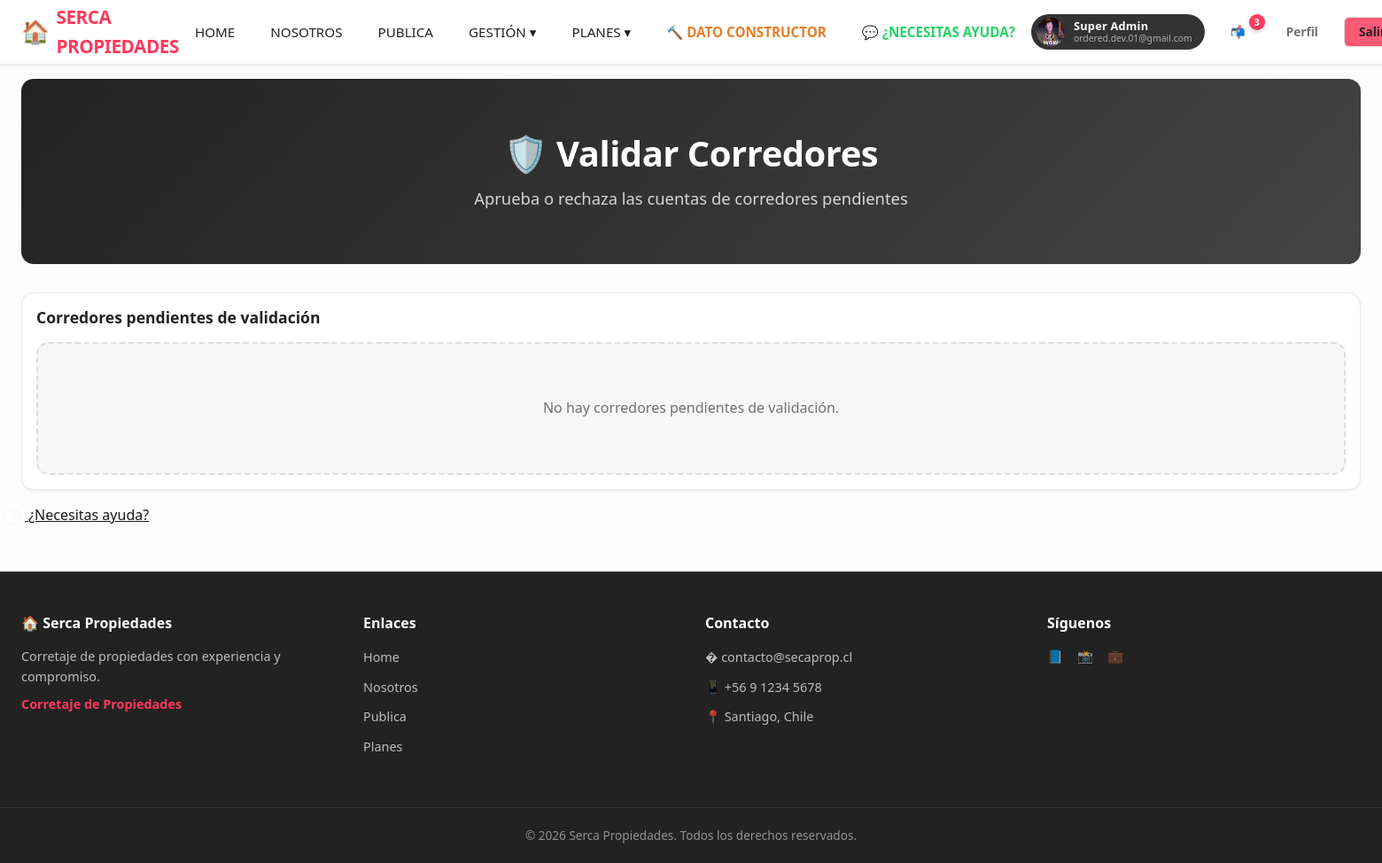
/validar-corredores/ (signed in), run on the app's committed database.
### a00seg/models.py (models this page shows, shortened)
class User(AbstractUser):
    ROL_CHOICES = [
        ("superadmin", "Superadmin"),
        ("gerente", "Gerente"),
        ("corredor", "Corredor"),
        ("base", "Usuario Base"),
    ]
    rol = models.CharField(max_length=20, choices=ROL_CHOICES, default="base", verbose_name="Rol")
    dni = models.CharField(max_length=20, unique=True, blank=True, null=True, verbose_name="RUT/DNI")
    cel_phone = models.CharField(max_length=20, blank=True, verbose_name="Teléfono celular")
    foto = models.ImageField(
        upload_to="usuarios/",
        blank=True,
        null=True,
        verbose_name="Foto",
    )
    domicilio = models.CharField(max_length=255, blank=True, verbose_name="Domicilio")
    curriculo = models.TextField(blank=True, verbose_name="Currículo")
    comuna = models.ForeignKey(
        Comuna, on_delete=models.SET_NULL, blank=True, null=True, verbose_name="Comuna"
    )
    valido_por = models.ForeignKey(
        "self",
        on_delete=models.SET_NULL,
        blank=True,
        null=True,
        verbose_name="Validado por",
        related_name="usuarios_validados",
    ) # Permite acceder a los usuarios validados por un usuario con user.usuarios_validados.all()
    email_confirmado = models.BooleanField(default=False, verbose_name="Email confirmado") # Permite filtrar usuarios con email confirmado usando User.objects.filter(email_confirmado=True)
    class Meta:
        verbose_name = "Usuario"
        verbose_name_plural = "Usuarios"

### a00seg/views.py (the view, shortened to what this page needs)
# urls.py: path('validar-corredores/', views.validar_corredores_view, name='validar_corredores'),
@login_required
def validar_corredores_view(request):
    if request.user.rol not in ("superadmin", "gerente"):
        messages.error(request, "No tienes permisos para validar corredores.")
        return redirect("home")
    corredores_pendientes = User.objects.filter(rol="corredor", valido_por__isnull=True, is_active=True)
    return render(request, "validar_corredores.html", {
        "corredores_pendientes": corredores_pendientes,
    })

### a00seg/context_processors.py (called while the page is built)
def site_info(request):
    context = {
        "site_name": "Serca Propiedades",
        "site_slogan": "Corretaje de Propiedades",
        "funcionarios": Funcionario.objects.filter(is_active=True),
    }
    if request.user.is_authenticated:
        context["cdc_no_leidos"] = Communication.objects.filter(
            recipient=request.user, is_read=False, is_deleted=False
        ).count()
    else:
        context["cdc_no_leidos"] = 0
    return context

### templates/validar_corredores.html
{% extends "base.html" %}
{% block content %}
<div class="hero-modern">
    <h1>🛡️ Validar Corredores</h1>
    <p>Aprueba o rechaza las cuentas de corredores pendientes</p>
</div>
<div class="card-modern">
    <div class="card-modern-body">
        <div class="card-modern-title" style="font-size:1.1rem;margin-bottom:16px;">Corredores pendientes de validación</div>
        {% for c in corredores_pendientes %}
        <div style="padding:14px 0;border-bottom:1px solid var(--ds-border-light);display:flex;justify-content:space-between;align-items:center;flex-wrap:wrap;gap:8px;">
            <div>
                <strong>{{ c.get_full_name|default:c.username }}</strong>
                <div style="font-size:0.85rem;color:var(--ds-text-secondary);margin-top:4px;">📧 {{ c.email }} · 📱 {{ c.cel_phone|default:"-" }} · 🆔 {{ c.dni|default:"-" }}</div>
            </div>
            <form method="POST" style="display:flex;gap:6px;">
                {% csrf_token %}
                <input type="hidden" name="corredor_id" value="{{ c.id }}">
                <button type="submit" name="accion" value="validar" class="btn btn-success btn-sm">✅ Validar</button>
                <button type="submit" name="accion" value="rechazar" class="btn btn-danger btn-sm">❌ Rechazar</button>
            </form>
        </div>
        {% empty %}
        <div class="empty-state-modern">No hay corredores pendientes de validación.</div>
        {% endfor %}
    </div>
</div>
{% endblock %}

### templates/base.html (shortened to what this page needs)
{% load static %}
<!DOCTYPE html>
<html lang="es">
<head>
    <link rel="stylesheet" href="https://cdn.jsdelivr.net/npm/bootstrap-icons@1.11.3/font/bootstrap-icons.min.css">
    <link href="https://cdn.jsdelivr.net/npm/bootstrap@5.3.3/dist/css/bootstrap.min.css" rel="stylesheet">
    <link rel="stylesheet" href="{% static 'css/design-system.css' %}">
    <link rel="stylesheet" href="{% static 'css/style.css' %}">
</head>
<body>
    <nav class="navbar-modern">
        <div class="nav-container">
            <a href="{% url 'home' %}" class="nav-logo">
                <span style="font-size:1.6rem;">🏠</span>
                {{ site_name }}
            </a>
            <div class="nav-menu" id="navMenuModern">
                <a href="{% url 'home' %}" class="nav-link">Home</a>
                <a href="{% url 'nosotros' %}" class="nav-link">Nosotros</a>
                {% if user.is_authenticated %}
                    <a href="{% url 'publica' %}" class="nav-link">Publica</a>
                    <div class="nav-dropdown">
                        <a href="{% url 'gestion' %}" class="nav-link dropdown-trigger">Gestión ▾</a>
                    </div>
                {% else %}
                    <a href="{% url 'publica' %}?next=/login/" class="nav-link">Publica</a>
                {% endif %}
                <div class="nav-dropdown">
                    <a href="{% url 'planes' %}" class="nav-link dropdown-trigger">Planes ▾</a>
                </div>
                <a href="{% url 'lista_servicios' %}" class="nav-link" style="color:#e67e22;font-weight:700;">🔨 Dato Constructor</a>
                <a href="https://wa.me/56936916684?text=Hola!%20Tengo%20una%20consulta%20sobre%20SercaProp" target="_blank" class="nav-link" style="color:#25D366;font-weight:600;">💬 ¿Necesitas ayuda?</a>
            </div>
            <div class="nav-actions">
                {% if user.is_authenticated %}
                    <span id="navUserBadge">
                        {% if user.foto %}
                        <span class="navUserBadge-avatar" style="background-image:url('{{ user.foto.url }}');"></span>
                        {% endif %}
                        <span class="navUserBadge-text">
                            <span class="navUserBadge-name">{{ user.get_full_name|default:user.username }}</span>
                            <span class="navUserBadge-email">{{ user.email }}</span>
                        </span>
                    </span>
                    <a href="{% url 'centro_comunicaciones' %}" class="btn btn-ghost btn-sm" style="position:relative;">
                        📬
                        {% if cdc_no_leidos > 0 %}
                        <span style="position:absolute;top:-4px;right:-6px;background:var(--ds-primary);color:white;font-size:0.65rem;font-weight:700;width:18px;height:18px;border-radius:50%;display:flex;align-items:center;justify-content:center;box-shadow:0 2px 4px rgba(0,0,0,0.2);">
                            {{ cdc_no_leidos }}
                        </span>
                        {% endif %}
                    </a>
                    <a href="{% url 'perfil' %}" class="btn btn-ghost btn-sm">Perfil</a>
                    <a href="{% url 'logout' %}" class="btn btn-outline btn-sm">Salir</a>
                {% else %}
                    <a href="{% url 'login' %}" class="btn btn-ghost btn-sm">Ingresar</a>
                    <a href="{% url 'registro' %}" class="btn btn-primary btn-sm">Regístrate</a>
                {% endif %}
            </div>
        </div>
    </nav>
    <main style="max-width:1920px;margin:0 auto;padding:16px 24px;width:100%;">
        {% block content %}{% endblock %}
    </main>
    <a href="https://wa.me/56936916684?text=Hola!%20Tengo%20una%20consulta%20sobre%20SercaProp"
       class="whatsapp-float"
       target="_blank"
       rel="noopener noreferrer"
       aria-label="Contactar por WhatsApp">
        <span class="whatsapp-float-tooltip">¿Necesitas ayuda?</span>
    </a>
    <footer class="footer-modern">
        <div class="footer-modern-container">
            <div>
                <h3>🏠 {{ site_name }}</h3>
                <p style="font-size:0.9rem;color:rgba(255,255,255,0.7);margin-bottom:8px;">
                    Corretaje de propiedades con experiencia y compromiso.
                </p>
                <p style="font-weight:600;color:var(--ds-primary);font-size:0.9rem;">{{ site_slogan }}</p>
            </div>
            <div>
                <h4>Enlaces</h4>
                <ul>
                    <li><a href="{% url 'home' %}">Home</a></li>
                    <li><a href="{% url 'nosotros' %}">Nosotros</a></li>
                    <li><a href="{% url 'publica' %}">Publica</a></li>
                    <li><a href="{% url 'planes' %}">Planes</a></li>
                </ul>
            </div>
            <div>
                <h4>Contacto</h4>
                <ul>
                    <li><span style="color:rgba(255,255,255,0.7);font-size:0.9rem;">� contacto@secaprop.cl</span></li>
                    <li><span style="color:rgba(255,255,255,0.7);font-size:0.9rem;">📱 +56 9 1234 5678</span></li>
                    <li><span style="color:rgba(255,255,255,0.7);font-size:0.9rem;">📍 Santiago, Chile</span></li>
                </ul>
            </div>
            <div>
                <h4>Síguenos</h4>
                <div style="display:flex;gap:16px;font-size:1.5rem;">
                    <a href="#" aria-label="Facebook">📘</a>
                    <a href="#" aria-label="Instagram">📸</a>
                    <a href="#" aria-label="LinkedIn">💼</a>
                </div>
            </div>
        </div>
        <div class="footer-modern-bottom">
            &copy; {% now "Y" %} {{ site_name }}. Todos los derechos reservados.
        </div>
    </footer>
</body>
</html>

### static/css/style.css (style rules this page uses)
* { margin: 0; padding: 0; box-sizing: border-box; }
:root { --black: #1a1a1a; --white: #fcfcfc; --gray: #e8e8e8; --dark-gray: #555; --yellow: #ffd700; --red: #e74c3c; --green: #27ae60; --blue: #2980b9; --orange: #e67e22; --shadow: 6px 6px 0 rgba(0,0,0,0.15); --border: 3px solid var(--black); }
body { font-family: 'Segoe UI', 'Arial', sans-serif; background: var(--white); color: var(--black); line-height: 1.6; min-height: 100vh; display: flex; flex-direction: column; }
.nav-container { max-width: 1500px; margin: 0 auto; padding: 0 20px; display: flex; align-items: center; justify-content: space-between; height: 65px; }
.nav-logo { display: flex; align-items: center; gap: 10px; text-decoration: none; font-size: 1.5rem; font-weight: 900; color: var(--yellow); text-transform: uppercase; }
.nav-menu { display: flex; list-style: none; gap: 5px; align-items: center; }
.nav-link { color: var(--white); text-decoration: none; padding: 8px 14px; border-radius: 0; font-weight: 700; font-size: 0.9rem; transition: all 0.2s; border: 2px solid transparent; text-transform: uppercase; }

### templates/base.html (style rules this page uses)
#navUserBadge { display: inline-flex !important; align-items: center !important; gap: 10px !important; padding: 4px 14px 4px 6px !important; background: #333 !important; border-radius: 9999px !important; height: 40px !important; white-space: nowrap !important; user-select: none !important; }
#navUserBadge .navUserBadge-avatar { width: 32px !important; height: 32px !important; border-radius: 50% !important; background-size: cover !important; background-position: center !important; display: inline-block !important; flex-shrink: 0 !important; }
#navUserBadge .navUserBadge-text { display: inline-flex !important; flex-direction: column !important; line-height: 1.2 !important; }
#navUserBadge .navUserBadge-name { font-size: 0.8rem !important; font-weight: 600 !important; color: #fff !important; letter-spacing: 0.2px !important; }
#navUserBadge .navUserBadge-email { font-size: 0.65rem !important; color: rgba(255,255,255,0.6) !important; }
.nav-dropdown { position: relative; display: inline-block; }
.dropdown-trigger { cursor: pointer; }

### data on the page
User: foto (picture), get_full_name "Super Admin", email "ordered.dev.01@gmail.com"

### other printed values
{{ site_name }} "SERCA PROPIEDADES"
{{ cdc_no_leidos }} "3"
{{ site_name }} "Serca Propiedades"
{{ site_slogan }} "Corretaje de Propiedades"
